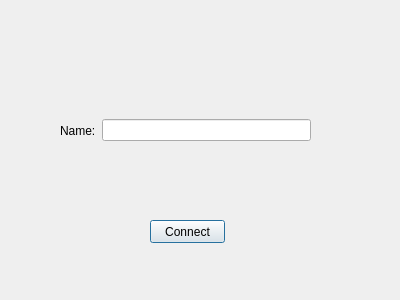
<?xml version="1.0" encoding="UTF-8"?>
<ui version="4.0">
 <class>startDialog</class>
 <widget class="QDialog" name="startDialog">
  <property name="geometry">
   <rect>
    <x>0</x>
    <y>0</y>
    <width>400</width>
    <height>300</height>
   </rect>
  </property>
  <property name="windowTitle">
   <string>Dialog</string>
  </property>
  <widget class="QPushButton" name="pushButton">
   <property name="geometry">
    <rect>
     <x>150</x>
     <y>220</y>
     <width>75</width>
     <height>23</height>
    </rect>
   </property>
   <property name="text">
    <string>Connect</string>
   </property>
  </widget>
  <widget class="QWidget" name="">
   <property name="geometry">
    <rect>
     <x>60</x>
     <y>100</y>
     <width>251</width>
     <height>61</height>
    </rect>
   </property>
   <layout class="QHBoxLayout" name="horizontalLayout">
    <item>
     <widget class="QLabel" name="label">
      <property name="text">
       <string>Name:</string>
      </property>
     </widget>
    </item>
    <item>
     <widget class="QLineEdit" name="lineEdit"/>
    </item>
   </layout>
  </widget>
 </widget>
 <resources/>
 <connections/>
</ui>
